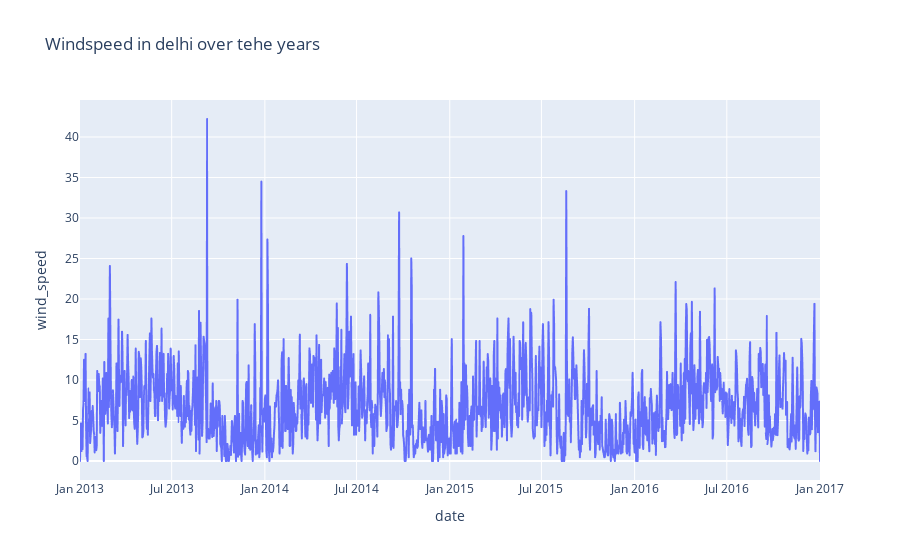

The code cell stored with this chart in its notebook:
### Code cell
figure= px.line(dataset, x='date', y ="wind_speed", title="Windspeed in delhi over tehe years")
figure.show()

### Figure 1 — Plotly figure (JSON) as saved in the notebook; plotly's stock layout.template omitted (floating-point values rounded to 4 significant figures; data arrays with more than 128 entries replaced by an {"elided": "..."} marker saying what was removed)
{"data": [{"hovertemplate": "date=%{x}<br>wind_speed=%{y}<extra></extra>", "legendgroup": "", "line": {"color": "#636efa", "dash": "solid"}, "marker": {"symbol": "circle"}, "mode": "lines", "name": "", "showlegend": false, "type": "scattergl", "x": {"elided": "1462 str values"}, "xaxis": "x", "y": {"elided": "1462 float values"}, "yaxis": "y"}], "layout": {"legend": {"tracegroupgap": 0}, "title": {"text": "Windspeed in delhi over tehe years"}, "xaxis": {"anchor": "y", "domain": [0, 1], "title": {"text": "date"}}, "yaxis": {"anchor": "x", "domain": [0, 1], "title": {"text": "wind_speed"}}}}
